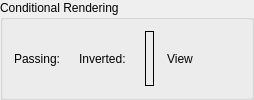
        <widget class="QGroupBox" name="csConditionalRenderingGroup">
         <property name="title">
          <string>Conditional Rendering</string>
         </property>
         <layout class="QHBoxLayout" name="horizontalLayout_43">
          <item>
           <widget class="QLabel" name="label_7">
            <property name="text">
             <string>Passing:</string>
            </property>
           </widget>
          </item>
          <item>
           <widget class="QLabel" name="csPredicatePassing"/>
          </item>
          <item>
           <widget class="QLabel" name="label_8">
            <property name="text">
             <string>Inverted:</string>
            </property>
           </widget>
          </item>
          <item>
           <widget class="QLabel" name="csPredicateInverted"/>
          </item>
          <item>
           <widget class="RDLabel" name="csPredicateBuffer">
            <property name="frameShape">
             <enum>QFrame::Box</enum>
            </property>
            <property name="margin">
             <number>4</number>
            </property>
           </widget>
          </item>
          <item>
           <widget class="QToolButton" name="csPredicateBufferViewButton">
            <property name="cursor">
             <cursorShape>PointingHandCursor</cursorShape>
            </property>
            <property name="toolTip">
             <string>Open Predicate Buffer</string>
            </property>
            <property name="text">
             <string>View</string>
            </property>
            <property name="icon">
             <iconset resource="../../Resources/resources.qrc">
              <normaloff>:/action.png</normaloff>:/action.png</iconset>
            </property>
            <property name="toolButtonStyle">
             <enum>Qt::ToolButtonTextBesideIcon</enum>
            </property>
            <property name="autoRaise">
             <bool>true</bool>
            </property>
           </widget>
          </item>
          <item>
           <spacer name="horizontalSpacer_6">
            <property name="orientation">
             <enum>Qt::Horizontal</enum>
            </property>
            <property name="sizeHint" stdset="0">
             <size>
              <width>40</width>
              <height>20</height>
             </size>
            </property>
           </spacer>
          </item>
         </layout>
        </widget>
